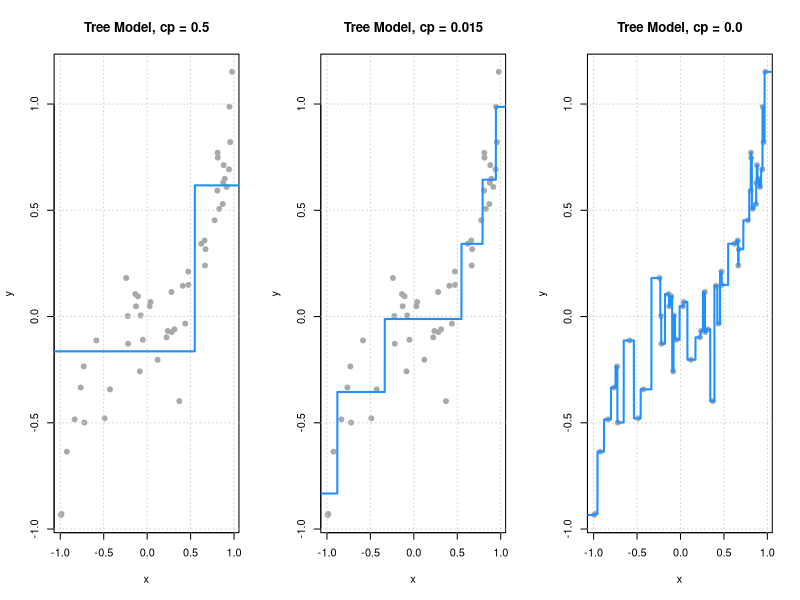
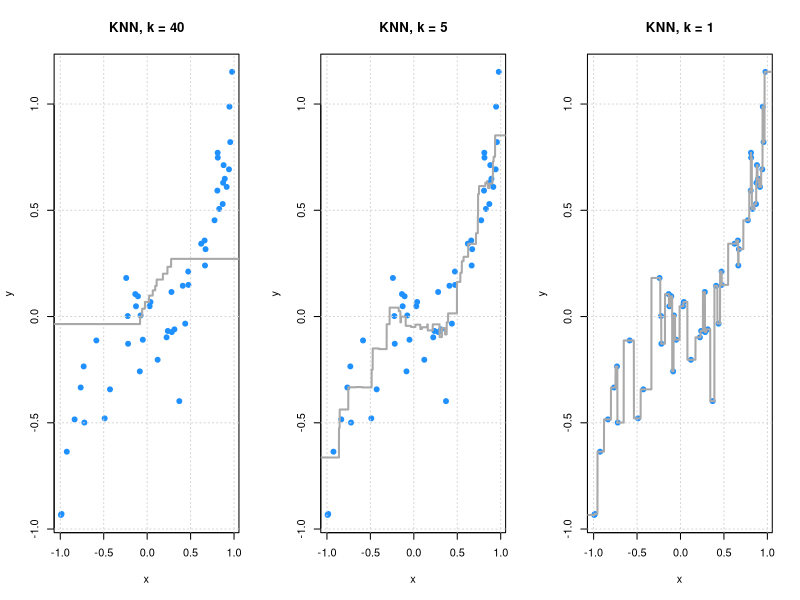
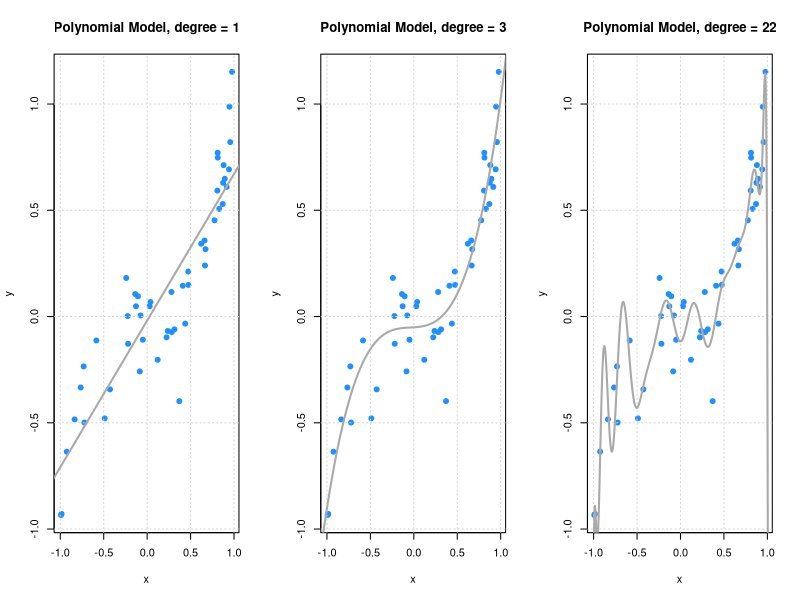
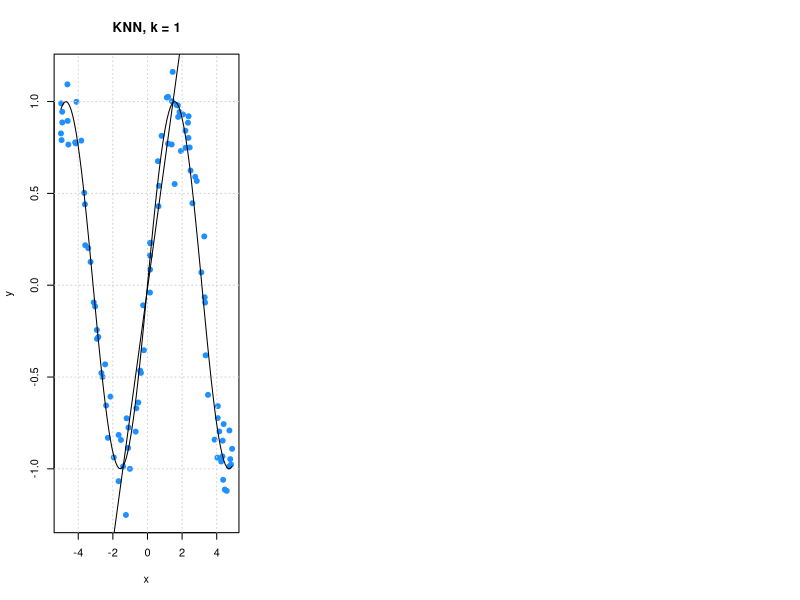

Reproduce these figures in R, in order.
## ---- chunk 1
## load packages
library(rpart)
library(FNN)
## ---- chunk 2
# simulate data

## signal
f = function(x) {
  x ^ 3
}

## define data generating processs
get_sim_data = function(f, sample_size = 50) {
  x = runif(n = sample_size, min = -1, max = 1)
  y = rnorm(n = sample_size, mean = f(x), sd = 0.15)
  data.frame(x, y)
}

## simualte training data
set.seed(42)
sim_trn_data = get_sim_data(f = f)

## simulate testing data
set.seed(3)
sim_tst_data = get_sim_data(f = f)

## create grid for plotting
x_grid = data.frame(x = seq(-1.5, 1.5, 0.001))
## ---- chunk 3
# fit models

## tree models
tree_fit_l = rpart(y ~ x, data = sim_trn_data, 
                   control = rpart.control(cp = 0.500, minsplit = 2))
tree_fit_m = rpart(y ~ x, data = sim_trn_data, 
                   control = rpart.control(cp = 0.015, minsplit = 2))
tree_fit_h = rpart(y ~ x, data = sim_trn_data, 
                   control = rpart.control(cp = 0.000, minsplit = 2))

## knn models
knn_fit_l = knn.reg(train = sim_trn_data["x"], y = sim_trn_data$y, 
                    test = x_grid, k = 40)
knn_fit_m = knn.reg(train = sim_trn_data["x"], y = sim_trn_data$y, 
                    test = x_grid, k = 5)
knn_fit_h = knn.reg(train = sim_trn_data["x"], y = sim_trn_data$y, 
                    test = x_grid, k = 1)

## polynomial models
poly_fit_l = lm(y ~ poly(x,  1), data = sim_trn_data)
poly_fit_m = lm(y ~ poly(x,  3), data = sim_trn_data)
poly_fit_h = lm(y ~ poly(x, 22), data = sim_trn_data)
## ---- chunk 4
# get predictions

## tree models
tree_fit_l_pred = predict(tree_fit_l, newdata = x_grid)
tree_fit_m_pred = predict(tree_fit_m, newdata = x_grid)
tree_fit_h_pred = predict(tree_fit_h, newdata = x_grid)

## knn models
knn_fit_l_pred = knn_fit_l$pred
knn_fit_m_pred = knn_fit_m$pred
knn_fit_h_pred = knn_fit_h$pred

## polynomial models
poly_fit_l_pred = predict(poly_fit_l, newdata = x_grid)
poly_fit_m_pred = predict(poly_fit_m, newdata = x_grid)
poly_fit_h_pred = predict(poly_fit_h, newdata = x_grid)
## ---- chunk 5
# plot fitted trees

par(mfrow = c(1, 3))
plot(y ~ x, data = sim_trn_data, col = "darkgrey", pch = 20, 
     main = "Tree Model, cp = 0.5", cex = 1.5)
grid()
lines(x_grid$x, tree_fit_l_pred, col = "dodgerblue",  lwd = 2)

plot(y ~ x, data = sim_trn_data, col = "darkgrey", pch = 20,
     main = "Tree Model, cp = 0.015", cex = 1.5)
grid()
lines(x_grid$x, tree_fit_m_pred, col = "dodgerblue",  lwd = 2)

plot(y ~ x, data = sim_trn_data, col = "darkgrey", pch = 20, 
     main = "Tree Model, cp = 0.0", cex = 1.5)
grid()
lines(x_grid$x, tree_fit_h_pred, col = "dodgerblue",  lwd = 2)
## ---- chunk 6
# plot fitted KNN

par(mfrow = c(1, 3))
plot(y ~ x, data = sim_trn_data, col = "dodgerblue", pch = 20, 
     main = "KNN, k = 40", cex = 1.5)
grid()
lines(x_grid$x, knn_fit_l_pred, col = "darkgrey",  lwd = 2)

plot(y ~ x, data = sim_trn_data, col = "dodgerblue", pch = 20,
     main = "KNN, k = 5", cex = 1.5)
grid()
lines(x_grid$x, knn_fit_m_pred, col = "darkgrey",  lwd = 2)

plot(y ~ x, data = sim_trn_data, col = "dodgerblue", pch = 20, 
     main = "KNN, k = 1", cex = 1.5)
grid()
lines(x_grid$x, knn_fit_h_pred, col = "darkgrey",  lwd = 2)
## ---- chunk 7
# plot fitted polynomials
par(mfrow = c(1, 3))
plot(y ~ x, data = sim_trn_data, col = "dodgerblue", pch = 20, 
     main = "Polynomial Model, degree = 1", cex = 1.5)
grid()
lines(x_grid$x, poly_fit_l_pred, col = "darkgrey",  lwd = 2)

plot(y ~ x, data = sim_trn_data, col = "dodgerblue", pch = 20,
     main = "Polynomial Model, degree = 3", cex = 1.5)
grid()
lines(x_grid$x, poly_fit_m_pred, col = "darkgrey",  lwd = 2)

plot(y ~ x, data = sim_trn_data, col = "dodgerblue", pch = 20, 
     main = "Polynomial Model, degree = 22", cex = 1.5)
grid()
lines(x_grid$x, poly_fit_h_pred, col = "darkgrey",  lwd = 2)
## ---- chunk 8
## define data generating processs
gen_sim_data = function(f, sample_size = 100, x_min = -5, x_max = 5, sigma = 1) {
  x = runif(n = sample_size, min = x_min, max = x_max)
  y = rnorm(n = sample_size, mean = f(x), sd = sigma)
  data.frame(x, y)
}
## ---- chunk 9

## signal definition
f = function(x) {
  sin(x)
}

## simualte train and test data
set.seed(42)
sim_trn_data = gen_sim_data(f = f, sample_size = 100, sigma = 0.15)
sim_tst_data = gen_sim_data(f = f, sample_size = 100, sigma = 0.15)

## create grid for plotting
x_grid = data.frame(x = seq(-5, 5, 0.001))
## ---- chunk 10
plot(y ~ x, data = sim_trn_data, col = "dodgerblue", pch = 20, 
     main = "KNN, k = 1", cex = 1.5)
grid()
curve(sin(x), add = TRUE)
curve(predict(poly_fit_l, newdata = data.frame(x = x)), add = TRUE)
